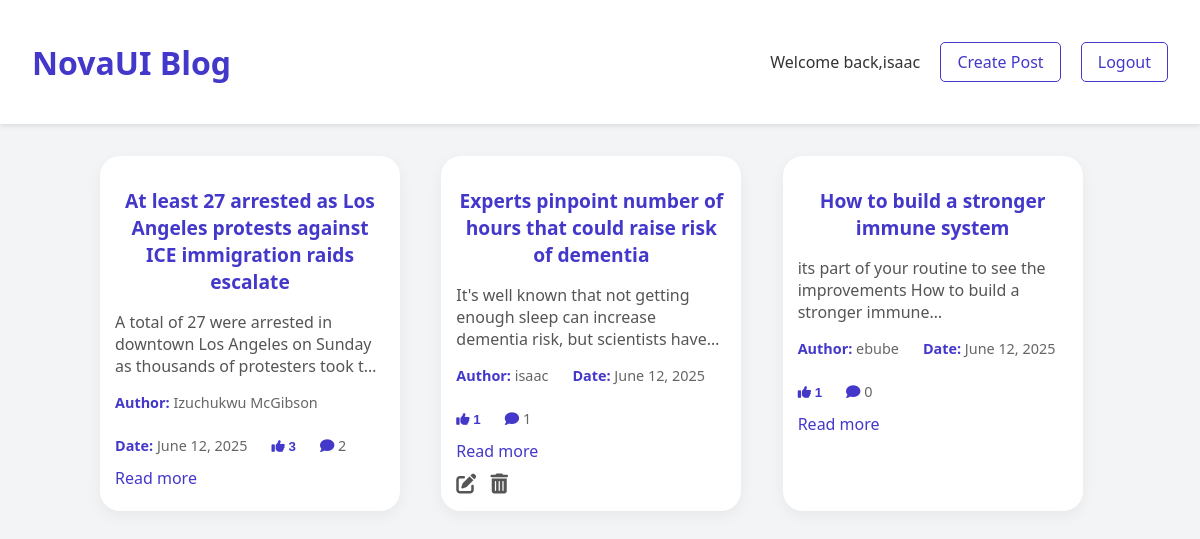
/blog (signed in), run on the app's committed database.
### main.py (models this page shows)
class User(db.Model,UserMixin):
   id= db.Column(db.Integer,primary_key= True)
   username = db.Column(db.String(80),nullable= False,unique = True)
   email = db.Column(db.String(80), nullable=False,unique =True )
   password = db.Column(db.String(80), nullable=False ,unique =True)
   author = db.Relationship('Blog', back_populates='blog')
   likes = db.relationship('Like', backref='user', lazy='dynamic')

class Blog(db.Model):
    id = db.Column(db.Integer,primary_key = True)
    title = db.Column(db.String(500),nullable = False, unique = True)
    content= db.Column(db.String(5000),nullable= False, unique= True)
    blog = db.Relationship('User', back_populates='author')
    user_id = db.Column(db.Integer, db.ForeignKey('user.id'))
    date_posted = db.Column(db.DateTime, nullable=False, default=lambda: datetime.now(timezone.utc))
    likes = db.relationship('Like', backref='blog', lazy='dynamic')
    comments = db.relationship('Comment', backref='post', lazy=True,cascade="all, delete-orphan")

### main.py (the view)
@app.route('/blog')
@login_required
def blog():
    select = db.Select(Blog)
    all_posts = db.session.execute(select).scalars()
    return render_template('blog.html', current_user= current_user,post = all_posts)

### main.py (called while the page is built)
@login_manager.user_loader
def load_user(user_id):
    return  User.query.get(int(user_id))

### Templates/blog.html (shortened to what this page needs)
<!DOCTYPE html>
<html lang="en">
<head>
  <link rel="stylesheet" href="{{ url_for('static', filename='styles.css') }}">
    <link rel="stylesheet" href="https://cdnjs.cloudflare.com/ajax/libs/font-awesome/6.5.0/css/all.min.css">
</head>
<body class="blog">
  <header>
  <h1>NovaUI Blog</h1>
      <nav>
        <span class="greeting">Welcome back,{{ current_user.username }}</span>
        <a href="{{url_for('create_post')}}" class="nav-link">Create Post</a>
        <a href="{{url_for('log_out')}}"class="nav-link">Logout</a>
      </nav>
  </header>
  <main>
      {% for x in post %}
    <article>
      <h2>{{ x.title }}</h2>
      <p>{{ x.content }}</p>
      <div class="meta">
        <span><strong>Author:</strong> {{ x.blog.username }}</span>
        <span><strong>Date: </strong>{{ x.date_posted.strftime('%B %d, %Y') }}</span>
      <form action=" {{ url_for('like_post', post_id=x.id) }}" method="POST">
       <button type="submit" style="background:none; border:none; padding:0; cursor:pointer;">
           <span><strong><i class="fas fa-thumbs-up"></i>   {{ x.likes.count() }} </strong>
           </span>
       </button>
      </form>
         <span><strong><i class="fas fa-comment"></i> </strong>  {{ x.comments|length }}</span>
      </div>
      <a href="{{url_for('read_more',post_id=x.id)}}">Read more</a>
      {% if current_user.id == x.user_id %}
      <div class="post-actions">
      <a href="{{ url_for('edit_post', edit_id=x.id) }}" title="Edit Post">
        <i class="fas fa-edit"></i>
      </a>
      <a href="{{ url_for('delete_post', post_id=x.id) }}" title="Delete Post">
        <i class="fas fa-trash-alt"></i>
          {% endif %}
      </a>
    </div>
    </article>
      {% endfor %}
  </main>
</body>
</html>

### static/styles.css (style rules this page uses)
body { margin: 0; font-family: 'Segoe UI', sans-serif; background: linear-gradient(135deg, #6b21a8, #312e81); min-height: 100vh; display: flex; align-items: center; justify-content: center; }
h2 { text-align: center; margin-bottom: 1.5rem; color: #6b21a8; font-size: 2rem; }
nav { margin-left: auto; }
.nav-link { color: #4338ca; text-decoration: none; font-weight: 500; padding: 0.5rem 1rem; border: 1px solid #4338ca; border-radius: 5px; transition: background 0.3s, color 0.3s; }
button { width: 100%; padding: 0.75rem; background-color: #6b21a8; color: white; border: none; border-radius: 10px; font-weight: bold; cursor: pointer; transition: background-color 0.3s; }
body.blog { background: #f3f4f6; display: block; }
header { background: white; box-shadow: 0 2px 6px rgba(0, 0, 0, 0.05); padding: 1rem 2rem; display: flex; justify-content: space-between; align-items: center; }
header h1 { color: #4338ca; }
nav a { margin-left: 1rem; color: #444; text-decoration: none; }
main { max-width: 1000px; margin: 2rem auto; padding: 0 1rem; display: grid; grid-template-columns: repeat(auto-fit, minmax(300px, 1fr)); gap: 1.5rem; }
article { background: white; padding: 1.5rem; border-radius: 20px; box-shadow: 0 5px 15px rgba(0, 0, 0, 0.05); transition: box-shadow 0.3s; }
article h2 { font-size: 1.5rem; color: #4338ca; margin-bottom: 0.5rem; }
article p { color: #555; }
article a { display: inline-block; margin-top: 0.75rem; color: #4338ca; text-decoration: none; }
article { width: 300px; padding: 15px; box-sizing: border-box; }
article h2 { font-size: 1.2rem; word-break: break-word; }
article p { font-size: 1rem; word-break: break-word; }
.blog article p { display: -webkit-box; -webkit-line-clamp: 3; -webkit-box-orient: vertical; overflow: hidden; text-overflow: ellipsis; }
.meta { margin-top: 1rem; font-size: 0.9rem; color: #666; display: flex; gap: 1.5rem; flex-wrap: wrap; }
.meta span { display: inline-block; }
.meta strong { color: #4338ca; }
.greeting { font-size: 1rem; color: #333; text-align: right; margin-top: -2.5rem; }
header { display: flex; justify-content: space-between; align-items: center; background: white; padding: 1.2rem 2rem; box-shadow: 0 2px 5px rgba(0,0,0,0.1); }
.post-actions i { font-size: 20px; margin-right: 10px; color: #555; cursor: pointer; transition: color 0.3s ease; }

### data on the page
User: username "isaac"
Blog: title "At least 27 arrested as Los Angeles protests against ICE immigration raids escalate", content "A total of 27 were arrested in downtown Los Angeles on Sunday as thousands of protesters took…", blog.username "Izuchukwu McGibson", date_posted "June 12, 2025", likes.count "3", comments|length "2"
Blog: title "Experts pinpoint number of hours that could raise risk of dementia", content "It's well known that not getting enough sleep can increase dementia risk, but scientists…", blog.username "isaac", date_posted "June 12, 2025", likes.count "1", comments|length "1"
Blog: title "How to build a stronger immune system", content "its part of your routine to see the improvements How to build a stronger…", blog.username "ebube", date_posted "June 12, 2025", likes.count "1", comments|length "0"
